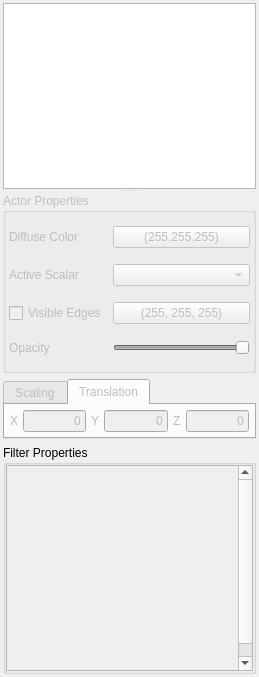
<?xml version="1.0" encoding="UTF-8"?>
<ui version="4.0">
 <class>VtkVisTabWidgetBase</class>
 <widget class="QWidget" name="VtkVisTabWidgetBase">
  <property name="geometry">
   <rect>
    <x>0</x>
    <y>0</y>
    <width>259</width>
    <height>677</height>
   </rect>
  </property>
  <property name="windowTitle">
   <string>Form</string>
  </property>
  <layout class="QVBoxLayout" name="verticalLayout_2">
   <property name="margin">
    <number>3</number>
   </property>
   <item>
    <widget class="QSplitter" name="splitter">
     <property name="orientation">
      <enum>Qt::Vertical</enum>
     </property>
     <widget class="VtkVisPipelineView" name="vtkVisPipelineView">
      <property name="sizePolicy">
       <sizepolicy hsizetype="Expanding" vsizetype="Expanding">
        <horstretch>0</horstretch>
        <verstretch>0</verstretch>
       </sizepolicy>
      </property>
      <property name="autoExpandDelay">
       <number>1</number>
      </property>
      <property name="indentation">
       <number>5</number>
      </property>
      <property name="animated">
       <bool>true</bool>
      </property>
     </widget>
     <widget class="QWidget" name="layoutWidget">
      <layout class="QVBoxLayout" name="verticalLayout">
       <item>
        <widget class="QGroupBox" name="actorPropertiesGroupBox">
         <property name="enabled">
          <bool>false</bool>
         </property>
         <property name="sizePolicy">
          <sizepolicy hsizetype="Expanding" vsizetype="Fixed">
           <horstretch>0</horstretch>
           <verstretch>0</verstretch>
          </sizepolicy>
         </property>
         <property name="minimumSize">
          <size>
           <width>0</width>
           <height>180</height>
          </size>
         </property>
         <property name="title">
          <string>Actor Properties</string>
         </property>
         <layout class="QGridLayout" name="gridLayout">
          <property name="margin">
           <number>3</number>
          </property>
          <item row="0" column="1">
           <widget class="ColorPickerPushButton" name="diffuseColorPickerButton">
            <property name="text">
             <string>(255,255,255)</string>
            </property>
           </widget>
          </item>
          <item row="0" column="0">
           <widget class="QLabel" name="label">
            <property name="text">
             <string>Diffuse Color</string>
            </property>
           </widget>
          </item>
          <item row="3" column="0">
           <widget class="QCheckBox" name="visibleEdgesCheckBox">
            <property name="text">
             <string>Visible Edges</string>
            </property>
           </widget>
          </item>
          <item row="3" column="1">
           <widget class="ColorPickerPushButton" name="edgeColorPickerButton">
            <property name="text">
             <string>(255, 255, 255)</string>
            </property>
           </widget>
          </item>
          <item row="4" column="0">
           <widget class="QLabel" name="label_2">
            <property name="text">
             <string>Opacity</string>
            </property>
           </widget>
          </item>
          <item row="4" column="1">
           <widget class="QValueTooltipSlider" name="opacitySlider">
            <property name="maximum">
             <number>100</number>
            </property>
            <property name="value">
             <number>100</number>
            </property>
            <property name="orientation">
             <enum>Qt::Horizontal</enum>
            </property>
           </widget>
          </item>
          <item row="1" column="1">
           <widget class="QComboBox" name="activeScalarComboBox"/>
          </item>
          <item row="1" column="0">
           <widget class="QLabel" name="label_4">
            <property name="text">
             <string>Active Scalar</string>
            </property>
           </widget>
          </item>
         </layout>
        </widget>
       </item>
       <item>
        <widget class="QTabWidget" name="transformTabWidget">
         <property name="enabled">
          <bool>false</bool>
         </property>
         <property name="sizePolicy">
          <sizepolicy hsizetype="Preferred" vsizetype="Fixed">
           <horstretch>0</horstretch>
           <verstretch>0</verstretch>
          </sizepolicy>
         </property>
         <property name="minimumSize">
          <size>
           <width>0</width>
           <height>60</height>
          </size>
         </property>
         <property name="currentIndex">
          <number>1</number>
         </property>
         <widget class="QWidget" name="scalingTab">
          <attribute name="title">
           <string>Scaling</string>
          </attribute>
          <layout class="QHBoxLayout" name="horizontalLayout_4">
           <property name="spacing">
            <number>5</number>
           </property>
           <property name="margin">
            <number>5</number>
           </property>
           <item>
            <layout class="QHBoxLayout" name="horizontalLayout">
             <property name="spacing">
              <number>5</number>
             </property>
             <property name="sizeConstraint">
              <enum>QLayout::SetDefaultConstraint</enum>
             </property>
             <item>
              <widget class="QLabel" name="label_3">
               <property name="text">
                <string>Scaling Factor</string>
               </property>
              </widget>
             </item>
             <item>
              <widget class="QLineEdit" name="scaleZ">
               <property name="text">
                <string>1</string>
               </property>
               <property name="alignment">
                <set>Qt::AlignRight|Qt::AlignTrailing|Qt::AlignVCenter</set>
               </property>
              </widget>
             </item>
            </layout>
           </item>
          </layout>
         </widget>
         <widget class="QWidget" name="translationTab">
          <attribute name="title">
           <string>Translation</string>
          </attribute>
          <layout class="QHBoxLayout" name="horizontalLayout_5">
           <property name="spacing">
            <number>5</number>
           </property>
           <property name="margin">
            <number>5</number>
           </property>
           <item>
            <layout class="QHBoxLayout" name="horizontalLayout_2">
             <property name="spacing">
              <number>5</number>
             </property>
             <item>
              <widget class="QLabel" name="transXLabel">
               <property name="sizePolicy">
                <sizepolicy hsizetype="Minimum" vsizetype="Minimum">
                 <horstretch>0</horstretch>
                 <verstretch>0</verstretch>
                </sizepolicy>
               </property>
               <property name="text">
                <string>X</string>
               </property>
              </widget>
             </item>
             <item>
              <widget class="QLineEdit" name="transX">
               <property name="text">
                <string>0</string>
               </property>
               <property name="alignment">
                <set>Qt::AlignRight|Qt::AlignTrailing|Qt::AlignVCenter</set>
               </property>
              </widget>
             </item>
             <item>
              <spacer name="horizontalSpacer">
               <property name="orientation">
                <enum>Qt::Horizontal</enum>
               </property>
               <property name="sizeHint" stdset="0">
                <size>
                 <width>40</width>
                 <height>20</height>
                </size>
               </property>
              </spacer>
             </item>
             <item>
              <widget class="QLabel" name="transYLabel">
               <property name="sizePolicy">
                <sizepolicy hsizetype="Minimum" vsizetype="Minimum">
                 <horstretch>0</horstretch>
                 <verstretch>0</verstretch>
                </sizepolicy>
               </property>
               <property name="text">
                <string>Y</string>
               </property>
              </widget>
             </item>
             <item>
              <widget class="QLineEdit" name="transY">
               <property name="text">
                <string>0</string>
               </property>
               <property name="alignment">
                <set>Qt::AlignRight|Qt::AlignTrailing|Qt::AlignVCenter</set>
               </property>
              </widget>
             </item>
             <item>
              <spacer name="horizontalSpacer_2">
               <property name="orientation">
                <enum>Qt::Horizontal</enum>
               </property>
               <property name="sizeHint" stdset="0">
                <size>
                 <width>40</width>
                 <height>20</height>
                </size>
               </property>
              </spacer>
             </item>
             <item>
              <widget class="QLabel" name="transZLabel">
               <property name="sizePolicy">
                <sizepolicy hsizetype="Minimum" vsizetype="Minimum">
                 <horstretch>0</horstretch>
                 <verstretch>0</verstretch>
                </sizepolicy>
               </property>
               <property name="text">
                <string>Z</string>
               </property>
              </widget>
             </item>
             <item>
              <widget class="QLineEdit" name="transZ">
               <property name="text">
                <string>0</string>
               </property>
               <property name="alignment">
                <set>Qt::AlignRight|Qt::AlignTrailing|Qt::AlignVCenter</set>
               </property>
              </widget>
             </item>
            </layout>
           </item>
          </layout>
         </widget>
        </widget>
       </item>
       <item>
        <widget class="QGroupBox" name="filterPropertiesGroupBox">
         <property name="sizePolicy">
          <sizepolicy hsizetype="Expanding" vsizetype="Expanding">
           <horstretch>0</horstretch>
           <verstretch>0</verstretch>
          </sizepolicy>
         </property>
         <property name="minimumSize">
          <size>
           <width>0</width>
           <height>100</height>
          </size>
         </property>
         <property name="title">
          <string>Filter Properties</string>
         </property>
         <layout class="QVBoxLayout" name="verticalLayout_3">
          <property name="margin">
           <number>0</number>
          </property>
          <item>
           <widget class="QScrollArea" name="filterPropertiesScrollArea">
            <property name="horizontalScrollBarPolicy">
             <enum>Qt::ScrollBarAlwaysOff</enum>
            </property>
            <property name="widgetResizable">
             <bool>false</bool>
            </property>
            <widget class="QWidget" name="scrollAreaWidgetContents">
             <property name="geometry">
              <rect>
               <x>0</x>
               <y>0</y>
               <width>263</width>
               <height>219</height>
              </rect>
             </property>
             <layout class="QFormLayout" name="formLayout">
              <property name="fieldGrowthPolicy">
               <enum>QFormLayout::FieldsStayAtSizeHint</enum>
              </property>
             </layout>
            </widget>
           </widget>
          </item>
         </layout>
        </widget>
       </item>
      </layout>
     </widget>
    </widget>
   </item>
  </layout>
 </widget>
 <customwidgets>
  <customwidget>
   <class>ColorPickerPushButton</class>
   <extends>QPushButton</extends>
   <header>ColorPickerPushButton.h</header>
  </customwidget>
  <customwidget>
   <class>VtkVisPipelineView</class>
   <extends>QTreeView</extends>
   <header>VtkVisPipelineView.h</header>
  </customwidget>
  <customwidget>
   <class>QValueTooltipSlider</class>
   <extends>QSlider</extends>
   <header>QValueTooltipSlider.h</header>
  </customwidget>
 </customwidgets>
 <resources/>
 <connections/>
</ui>
